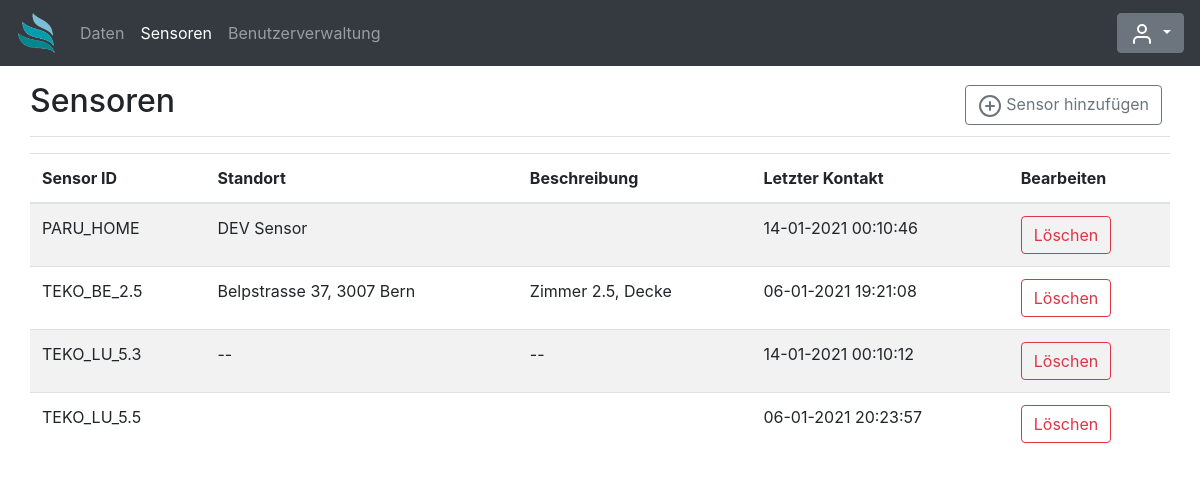
Page /sensors (signed in) on the committed database.
### app.py (models this page shows)
class dbSensors(db.Model):
    id = db.Column(db.Integer, primary_key=True)
    sensorid = db.Column(db.String(10), nullable=False)
    sensorsecret = db.Column(db.String(10), nullable=False)
    sensordata = db.relationship('dbSenData', backref='sendata', lazy=True)
    lastseen = db.Column(db.String(20))
    location = db.Column(db.String(50))
    description = db.Column(db.Text)

### app.py (the view)
@app.route('/sensors', methods=['GET'])
@login_required
def sensors():
    return render_template('sensors.html', sensors=dbSensors.query.order_by(dbSensors.sensorid.asc()))

### app.py (called while the page is built)
@login_manager.user_loader
def load_user(user_id):
    return dbUsers.query.get(int(user_id))

### templates/sensors.html (shortened to what this page needs)
{% extends 'base.html' %}
{% block body %}
{% set error = request.args.get('error') %}
<div class="container-fluid">
    <main role="main" class="col-md">
        <div
            class="d-flex justify-content-between flex-wrap flex-md-nowrap align-items-center pt-3 pb-2 mb-3 border-bottom">
            <h1 class="h2">Sensoren</h1>
            <div class="btn-toolbar mb-2 mb-md-0">
                <div class="btn-group mr-2">
                    <button type="button" class="btn btn btn-outline-secondary" data-toggle="modal"
                        data-target="#addSensor">
                        <span data-feather="plus-circle"></span>
                        Sensor hinzufügen
                    </button>
                </div>
            </div>
        </div>
        <div class="table-responsive">
            <table class="table table-striped table">
                <thead>
                    <tr>
                        <th>Sensor ID</th>
                        <th>Standort</th>
                        <th>Beschreibung</th>
                        <th>Letzter Kontakt</th>
                        <th>Bearbeiten</th>
                    </tr>
                </thead>
                <tbody>
                    {% for x in sensors %}
                    <tr>
                        <td>{{ x.sensorid }}</td>
                        <td>{{ x.location }}</td>
                        <td>{{ x.description}}</td>
                        <td>{{ x.lastseen }}</td>
                        <td>
                            <button type="button" class="btn btn-outline-danger" data-toggle="modal"
                                data-target="#deleteSensor" sensorid="{{ x.sensorid }}">
                                Löschen
                            </button>
                        </td>
                    </tr>
                    {% endfor %}
                </tbody>
            </table>
        </div>
    </main>
</div>
{% endblock %}

### templates/base.html (shortened to what this page needs)
<!DOCTYPE html>
<html lang="de">
<head>
    <link rel="stylesheet" href="https://cdn.jsdelivr.net/npm/bootstrap@4.5.3/dist/css/bootstrap.min.css"
>
</head>
<body class="example">
    <nav class="navbar navbar-expand navbar-dark bg-dark ">
        <a class="navbar-brand" href="/">
            <img src="{{url_for('static', filename='Logo_trans.png')}}" width="40" height="40" />
        </a>
        <div class="collapse navbar-collapse" id="navbarsExample02">
            <ul class="navbar-nav mr-auto">
                <li class="nav-item {% if url_for(request.endpoint)=='/' %} active {%endif%}">
                    <a class="nav-link" href="/">Daten</a>
                </li>
                {% if current_user.is_authenticated %}
                <li class="nav-item {% if url_for(request.endpoint)=='/sensors' %} active {%endif%}">
                    <a class="nav-link" href="/sensors">Sensoren</a>
                </li>
                <li class="nav-item {% if url_for(request.endpoint)=='/admin' %} active {%endif%}">
                    <a class="nav-link" href="/admin">Benutzerverwaltung</a>
                </li>
                {% endif %}
            </ul>
            {% if current_user.is_authenticated %}
            <div class="dropdown">
                <button class="btn btn-secondary dropdown-toggle" type="button" id="dropdownMenuButton"
                    data-toggle="dropdown" aria-haspopup="true" aria-expanded="false">
                    <span data-feather="user"></span>
                </button>
            </div>
            {% else %}
            <button type="button" class="btn btn-info" data-toggle="modal" data-target="#loginModal">Login</button>
            {% endif %}
        </div>
    </nav>
    {% block body %} {% endblock %}
</body>
</html>

### rows in the picture
dbSensors: sensorid "PARU_HOME", location "DEV Sensor", lastseen "14-01-2021 00:10:46"
dbSensors: sensorid "TEKO_BE_2.5", location "Belpstrasse 37, 3007 Bern", description "Zimmer 2.5, Decke", lastseen "06-01-2021 19:21:08"
dbSensors: sensorid "TEKO_LU_5.3", location "--", description "--", lastseen "14-01-2021 00:10:12"
dbSensors: sensorid "TEKO_LU_5.5", lastseen "06-01-2021 20:23:57"
